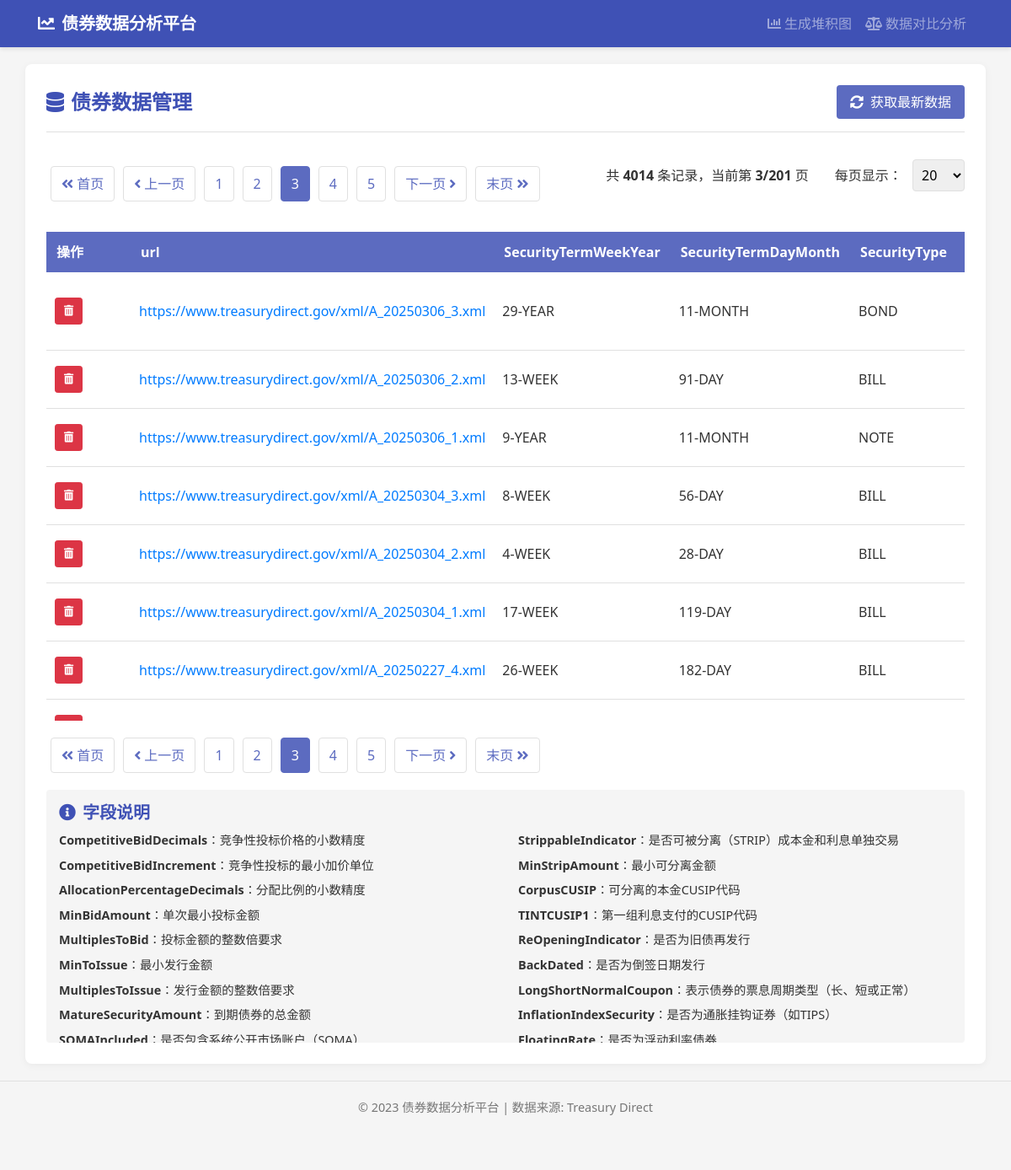
The app's page /?page=3&per_page=20 with its own data.
### tables this page shows
CREATE TABLE "mytable" (
"url" TEXT,
  "SecurityTermWeekYear" TEXT,
  "SecurityTermDayMonth" TEXT,
  "SecurityType" TEXT,
  "CUSIP" TEXT,
  "AnnouncementDate" TEXT,
  "AuctionDate" TIMESTAMP,
  "IssueDate" TIMESTAMP,
  "MaturityDate" TIMESTAMP,
  "OfferingAmount" REAL,
  "CompetitiveTenderAccepted" TEXT,
  "NonCompetitiveTenderAccepted" TEXT,
  "TreasuryDirectTenderAccepted" TEXT,
  "TypeOfAuction" TEXT,
  "CompetitiveClosingTime" TEXT,
  "NonCompetitiveClosingTime" TEXT,
  "NetLongPositionReport" REAL,
  "MaxAward" REAL,
  "MaxSingleBid" REAL,
  "CompetitiveBidDecimals" REAL,
  "CompetitiveBidIncrement" REAL,
  "AllocationPercentageDecimals" REAL,
  "MinBidAmount" REAL,
  "MultiplesToBid" REAL,
  "MinToIssue" REAL,
  "MultiplesToIssue" REAL,
  "MatureSecurityAmount" REAL,
  "SOMAIncluded" TEXT,
  "SOMAHoldings" REAL,
  "MaturingDate" TEXT,
  "FIMAIncluded" TEXT,
  "Series" TEXT,
  "FirstInterestPaymentDate" TEXT,
  "FrequencyInterestPayment" TEXT,
  "StrippableIndicator" TEXT,
  "MinStripAmount" REAL,
  "CorpusCUSIP" TEXT,
  "TINTCUSIP1" TEXT,
  "ReOpeningIndicator" TEXT,
  "BackDated" TEXT,
  "LongShortNormalCoupon" TEXT,
  "InflationIndexSecurity" TEXT,
  "FloatingRate" TEXT,
  "DatedDate" TEXT,
  "AnnouncementPDFName" TEXT,
  "NLPExclusionAmount" REAL,
  "MaximumNonCompAward" REAL,
  "Callable" TEXT,
  "CurrentlyOutstanding" REAL,
  "OriginalIssueDate" TEXT,
  "InterestRate" REAL,
  "BackDatedDate" TEXT,
  "RefCPIIssueDate" REAL,
  "RefCPIDatedDate" REAL,
  "IndexRatioOnIssueDate" REAL,
  "CPIBasePeriod" TEXT,
  "TIINConversionFactor" REAL,
  "UnadjustedAccruedInterest" REAL,
  "OriginalDatedDate" TEXT,
  "AdjustedAmountCurrentlyOutstanding" REAL,
  "AdjustedAccruedInterest" REAL,
  "Spread" REAL,
  "StandardInterestPayment" REAL,
  "AccruedInterest" REAL,
  "TINTCUSIP2" TEXT,
  "id" TEXT,
  "TreasuryRetailTenderAccepted" TEXT,
  "到期星期" TEXT,
  "到期月份" TEXT,
  "久期" INTEGER,
  "久期(月数整数)" INTEGER,
  "拍卖星期" TEXT,
  "拍卖月份" TEXT,
  "发行星期" TEXT,
  "发行月份" TEXT,
  "TINTCUSIP1DueDate" TEXT,
  "TINTCUSIP2DueDate" TEXT
);

### app.py (the view)
@app.route('/')
def index():
    page = request.args.get('page', 1, type=int)
    per_page = request.args.get('per_page', 20, type=int)  # 每页显示20条记录
    offset = (page - 1) * per_page
    data = fetch_data(limit=per_page, offset=offset)
    total_records = count_total_records()
    total_pages = (total_records + per_page - 1) // per_page  # 向上取整
    return render_template(
        'index.html',
        tables=[data.to_html(classes='data', index=False)],
        titles=data.columns.values,
        data=data,  # 添加原始数据传递给模板
        page=page,
        per_page=per_page,
        total_pages=total_pages,
        total_records=total_records
    )

### app.py (called while the page is built)
def get_db_connection():
    return sqlite3.connect(DATABASE)

def execute_query(query, params=None, fetch_all=True):
    conn = get_db_connection()
    try:
        if params:
            result = pd.read_sql_query(query, conn, params=params)
        else:
            result = pd.read_sql_query(query, conn)
        return result
    finally:
        conn.close()

def fetch_data(order_by='url', ascending=False, limit=None, offset=None):
    query = f"SELECT * FROM {TABLE} ORDER BY {order_by} {'ASC' if ascending else 'DESC'}"
    if limit:
        query += f" LIMIT {limit}"
        if offset is not None:
            query += f" OFFSET {offset}"
    return execute_query(query)

def count_total_records():
    conn = get_db_connection()
    try:
        cursor = conn.cursor()
        cursor.execute(f"SELECT COUNT(*) FROM {TABLE}")
        return cursor.fetchone()[0]
    finally:
        conn.close()

### templates/index.html (shortened to what this page needs)
<!doctype html>
<html lang="en">
<head>
    <link rel="stylesheet" href="https://cdnjs.cloudflare.com/ajax/libs/twitter-bootstrap/4.5.2/css/bootstrap.min.css">
    <link rel="stylesheet" href="https://cdnjs.cloudflare.com/ajax/libs/font-awesome/5.15.1/css/all.min.css">
    <link rel="stylesheet" href="https://stackpath.bootstrapcdn.com/bootstrap/4.5.2/css/bootstrap.min.css">
</head>
<body>
    <nav class="navbar navbar-expand-lg navbar-dark">
        <div class="container">
            <a class="navbar-brand" href="/">
                <i class="fas fa-chart-line mr-2"></i>债券数据分析平台
            </a>
            <div class="collapse navbar-collapse" id="navbarNav">
                <ul class="navbar-nav ml-auto">
                    <li class="nav-item">
                        <a class="nav-link" href="/graphdata">
                            <i class="fas fa-chart-bar mr-1"></i>生成堆积图
                        </a>
                    </li>
                    <li class="nav-item">
                        <a class="nav-link" href="/compare">
                            <i class="fas fa-balance-scale mr-1"></i>数据对比分析
                        </a>
                    </li>
                </ul>
            </div>
        </div>
    </nav>
    <div class="container main-container">
        <div class="dashboard-title">
            <h2><i class="fas fa-database mr-2"></i>债券数据管理</h2>
            <button id="updateData" class="btn btn-tableau">
                <i class="fas fa-sync-alt"></i>获取最新数据
            </button>
        </div>
        <div class="d-flex justify-content-between align-items-center flex-wrap mb-3">
            <div class="pagination mb-0">
                {% if page > 1 %}
                <a href="{{ url_for('index', page=1, per_page=per_page) }}">
                    <i class="fas fa-angle-double-left"></i> 首页
                </a>
                <a href="{{ url_for('index', page=page-1, per_page=per_page) }}">
                    <i class="fas fa-angle-left"></i> 上一页
                </a>
                {% endif %}
                {% for p in range([1, page-2]|max, [total_pages+1, page+3]|min) %}
                {% if p == page %}
                <span class="current-page">{{ p }}</span>
                {% else %}
                <a href="{{ url_for('index', page=p, per_page=per_page) }}">{{ p }}</a>
                {% endif %}
                {% endfor %}
                {% if page < total_pages %}
                <a href="{{ url_for('index', page=page+1, per_page=per_page) }}">
                    下一页 <i class="fas fa-angle-right"></i>
                </a>
                <a href="{{ url_for('index', page=total_pages, per_page=per_page) }}">
                    末页 <i class="fas fa-angle-double-right"></i>
                </a>
                {% endif %}
            </div>
            <div class="pagination-info d-flex align-items-center">
                <p class="mb-0 mr-3">共 <strong>{{ total_records }}</strong> 条记录，当前第 <strong>{{ page }}/{{ total_pages }}</strong> 页</p>
                <div class="per-page-form">
                    <label class="mb-0">每页显示：
                        <select name="per_page" onchange="this.form.submit()">
                            {% for n in [10, 20, 50, 100] %}
                            <option value="{{ n }}" {% if n == per_page %}selected{% endif %}>{{ n }}</option>
                            {% endfor %}
                        </select>
                    </label>
                </div>
            </div>
        </div>
        <div class="table-container">
            {% for table in tables %}
                {% if loop.index0 == 0 %}
                    <table class="data-table">
                        <thead>
                            <tr>
                                <th style="width: 80px;">操作</th>
                                {% for column in titles %}
                                <th>{{ column }}</th>
                                {% endfor %}
                            </tr>
                        </thead>
                        <tbody>
                            {% for index, row in data.iterrows() %}
                            <tr>
                                <td>
                                    <button class="btn btn-danger btn-sm" onclick="confirmDelete('{{ index + 1 }}')">
                                        <i class="fas fa-trash-alt"></i>
                                    </button>
                                </td>
                                {% for column in data.columns %}
                                    {% if column == 'URL' or column == 'url' or column == 'Url' %}
                                    <td>
                                        <a href="{{ row[column] }}" target="_blank" title="打开XML文件">
                                            {{ row[column] }}
                                        </a>
                                    </td>
                                    {% else %}
                                    <td>{{ row[column] }}</td>
                                    {% endif %}
                                {% endfor %}
                            </tr>
                            {% endfor %}
                        </tbody>
                    </table>
                {% else %}
                    {{ table | safe }}
                {% endif %}
            {% endfor %}
        </div>
        <div class="pagination">
            {% if page > 1 %}
            <a href="{{ url_for('index', page=1, per_page=per_page) }}">
                <i class="fas fa-angle-double-left"></i> 首页
            </a>
            <a href="{{ url_for('index', page=page-1, per_page=per_page) }}">
                <i class="fas fa-angle-left"></i> 上一页
            </a>
            {% endif %}
            {% for p in range([1, page-2]|max, [total_pages+1, page+3]|min) %}
            {% if p == page %}
            <span class="current-page">{{ p }}</span>
            {% else %}
            <a href="{{ url_for('index', page=p, per_page=per_page) }}">{{ p }}</a>
            {% endif %}
            {% endfor %}
            {% if page < total_pages %}
            <a href="{{ url_for('index', page=page+1, per_page=per_page) }}">
                下一页 <i class="fas fa-angle-right"></i>
            </a>
            <a href="{{ url_for('index', page=total_pages, per_page=per_page) }}">
                末页 <i class="fas fa-angle-double-right"></i>
            </a>
            {% endif %}
        </div>
        <div class="data-info">
            <h5><i class="fas fa-info-circle mr-2"></i>字段说明</h5>
            <div class="row">
                <div class="col-md-6">
                    <p><strong>CompetitiveBidDecimals</strong>：竞争性投标价格的小数精度</p>
                    <p><strong>CompetitiveBidIncrement</strong>：竞争性投标的最小加价单位</p>
                    <p><strong>AllocationPercentageDecimals</strong>：分配比例的小数精度</p>
                    <p><strong>MinBidAmount</strong>：单次最小投标金额</p>
                    <p><strong>MultiplesToBid</strong>：投标金额的整数倍要求</p>
                    <p><strong>MinToIssue</strong>：最小发行金额</p>
                    <p><strong>MultiplesToIssue</strong>：发行金额的整数倍要求</p>
                    <p><strong>MatureSecurityAmount</strong>：到期债券的总金额</p>
                    <p><strong>SOMAIncluded</strong>：是否包含系统公开市场账户（SOMA）</p>
                </div>
                <div class="col-md-6">
                    <p><strong>StrippableIndicator</strong>：是否可被分离（STRIP）成本金和利息单独交易</p>
                    <p><strong>MinStripAmount</strong>：最小可分离金额</p>
                    <p><strong>CorpusCUSIP</strong>：可分离的本金CUSIP代码</p>
                    <p><strong>TINTCUSIP1</strong>：第一组利息支付的CUSIP代码</p>
                    <p><strong>ReOpeningIndicator</strong>：是否为旧债再发行</p>
                    <p><strong>BackDated</strong>：是否为倒签日期发行</p>
                    <p><strong>LongShortNormalCoupon</strong>：表示债券的票息周期类型（长、短或正常）</p>
                    <p><strong>InflationIndexSecurity</strong>：是否为通胀挂钩证券（如TIPS）</p>
                    <p><strong>FloatingRate</strong>：是否为浮动利率债券</p>
                </div>
            </div>
        </div>
    </div>
    <footer class="footer">
        <div class="container">
            <p>© 2023 债券数据分析平台 | 数据来源: Treasury Direct</p>
        </div>
    </footer>
</body>
</html>

### templates/index.html (style rules this page uses)
:root { --tableau-blue: #5c6bc0; --tableau-dark-blue: #3f51b5; --tableau-light-blue: #7986cb; --tableau-gray: #f5f5f5; --tableau-dark-gray: #e0e0e0; --tableau-text: #333333; }
body { font-family: 'Segoe UI', Tahoma, Geneva, Verdana, sans-serif; background-color: var(--tableau-gray); color: var(--tableau-text); }
.navbar { background-color: var(--tableau-dark-blue); box-shadow: 0 2px 5px rgba(0,0,0,0.1); }
.navbar-brand { color: white !important; font-weight: 600; }
.main-container { background-color: white; border-radius: 8px; box-shadow: 0 2px 10px rgba(0,0,0,0.05); padding: 25px; margin-top: 20px; margin-bottom: 20px; position: relative; }
.dashboard-title { color: var(--tableau-dark-blue); font-weight: 600; margin-bottom: 20px; padding-bottom: 15px; border-bottom: 1px solid var(--tableau-dark-gray); display: flex; justify-content: space-between; align-items: center; }
.dashboard-title h2 { margin: 0; font-size: 1.5rem; font-weight: 600; color: var(--tableau-dark-blue); }
.btn-tableau { background-color: var(--tableau-blue); color: white; border: none; padding: 8px 16px; border-radius: 4px; font-weight: 500; transition: all 0.2s; }
.btn-tableau i { margin-right: 8px; }
.pagination { margin: 20px 0; display: flex; align-items: center; flex-wrap: wrap; }
.pagination a, .pagination span { margin: 0 5px; padding: 8px 12px; border: 1px solid var(--tableau-dark-gray); text-decoration: none; color: var(--tableau-blue); border-radius: 4px; transition: all 0.2s; }
.pagination .current-page { background-color: var(--tableau-blue); color: white; border-color: var(--tableau-blue); }
.data-table { width: 100%; border-collapse: collapse; margin: 20px 0; }
.data-table th { background-color: var(--tableau-blue); color: white; padding: 12px; text-align: left; position: sticky; top: 0; white-space: nowrap; width: auto; min-width: 100px; }
.data-table { table-layout: auto; }
.data-table td { padding: 10px; border-bottom: 1px solid var(--tableau-dark-gray); }
.data-table .btn-danger { padding: 5px 10px; font-size: 0.8rem; }
.table-container { overflow-x: auto; max-height: 600px; overflow-y: auto; }
.per-page-form { display: inline-flex; align-items: center; margin-left: 15px; }
.per-page-form select { margin-left: 8px; padding: 6px; border: 1px solid var(--tableau-dark-gray); border-radius: 4px; }
.data-info { background-color: var(--tableau-gray); padding: 15px; border-radius: 4px; margin-top: 20px; font-size: 0.9rem; max-height: 300px; overflow-y: auto; }
.data-info h5 { color: var(--tableau-dark-blue); font-weight: 600; margin-bottom: 10px; }
.data-info p { margin-bottom: 8px; }
.footer { text-align: center; padding: 20px; color: #777; font-size: 0.9rem; margin-top: 20px; border-top: 1px solid var(--tableau-dark-gray); }

### records on screen
mytable: url "https://www.treasurydirect.gov/xml/A_20250306_3.xml", SecurityTermWeekYear "29-YEAR" "11-MONTH" "BOND"
mytable: url "https://www.treasurydirect.gov/xml/A_20250306_2.xml", SecurityTermWeekYear "13-WEEK" "91-DAY" "BILL"
mytable: url "https://www.treasurydirect.gov/xml/A_20250306_1.xml", SecurityTermWeekYear "9-YEAR" "11-MONTH" "NOTE"
mytable: url "https://www.treasurydirect.gov/xml/A_20250304_3.xml", SecurityTermWeekYear "8-WEEK" "56-DAY" "BILL"
mytable: url "https://www.treasurydirect.gov/xml/A_20250304_2.xml", SecurityTermWeekYear "4-WEEK" "28-DAY" "BILL"
mytable: url "https://www.treasurydirect.gov/xml/A_20250304_1.xml", SecurityTermWeekYear "17-WEEK" "119-DAY" "BILL"
mytable: url "https://www.treasurydirect.gov/xml/A_20250227_4.xml", SecurityTermWeekYear "26-WEEK" "182-DAY" "BILL"

### other values on screen
{{ p }} "1" "2" "4" "5"
{{ p }} "3"
{{ total_records }} "4014"
{{ page }} "3"
{{ total_pages }} "201"
{{ column }} "url" "SecurityTermWeekYear" "SecurityTermDayMonth" "SecurityType"
form field per_page "20"
